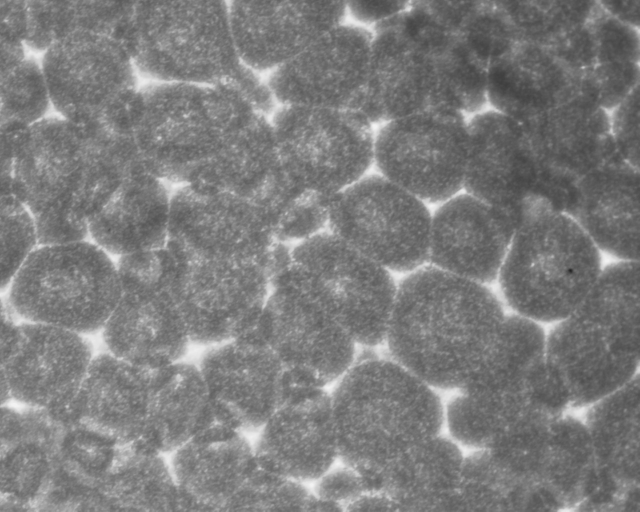
#> input picture gitassets/frame1.png, 1280 x 1024 px, found by its file name (shown at 1/2 size)
$ jupyter execute region_growing.ipynb
#> lines starting #> are read from the running program, lines starting #| are printed output that depends on the picture
### Ellipse Detection (Custom Method)
Inspired by Random Seeding Algorithm

Import Image, Downsize Image:

[cell 1]
import cv2 as cv
import matplotlib.pyplot as plt
import numpy as np
import os
import matplotlib.image as mpimg

[cell 2]
from early_analysis import *

[cell 3]
source_dir = "/Users/johnmays/Documents/Wirth Lab/convection-cell-research/data/LCB6mil90deg0_frames"
os.chdir(source_dir)
frame1 = mpimg.imread('frame1.png')
#> frame1 is the input picture: shape (1024, 1280, 3) float32; min 0.133, max 0.953, mean 0.489
frame1 = frame1[...,0] # convert to 1D grayscale
#> frame1: shape (1024, 1280) float32
height, width = np.shape(frame1)
#> height = 1024; width = 1280
downsized_frame1 = cv.resize(frame1, (int(width/4), int(height/4)), cv.INTER_AREA)
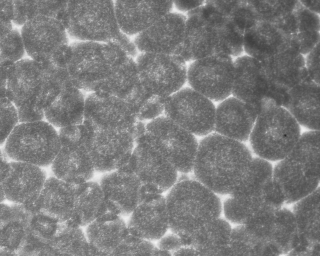
#> downsized_frame1: shape (256, 320) float32; min 0.152, max 0.953, mean 0.489
plt.imshow(downsized_frame1, cmap='Greys_r')
plt.colorbar();
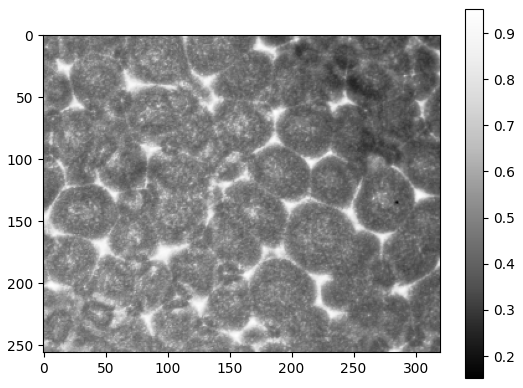
#> figure drawn by matplotlib, 2 panels

##### Algorithm:
Steps:
1. Set max radius and min radius parameters
2. Have a function that scans pixels of a desired radius
3. Give padding of max radius to image
4. For every pixel in image, track mean intensity per pixel within ring (count up w/ radii) -> take |maximum shift| over |mean shift| and that is the intensity (representative of likelihood for particle centroid) for selected pixel in image
6. Normalize intensity values
7. Process to highlight local maxima

[cell 4]
max_radius = 25
min_radius = 5

[cell 5]
# I want a function that pre-generates the (x,y) list of xy lists for circles and then one that checks using those lists

[cell 6]
def generaterastercirclecoords(radius):
    coordinate_pairs = []
    x = radius
    y = 0
    P = 1-radius
    coordinate_pairs.append((x,y))
    coordinate_pairs.append((-x,y))
    coordinate_pairs.append((-x,-y))
    coordinate_pairs.append((x,-y))
    coordinate_pairs.append((y,x))
    coordinate_pairs.append((y,-x))
    coordinate_pairs.append((-y,-x))
    coordinate_pairs.append((-y,x))
    while x > y:
        y += 1
        if P <= 0:
            P = P + 2*y + 1
        else:
            x -= 1
            P = P + 2*y -2*x + 1
        coordinate_pairs.append((x,y))
        coordinate_pairs.append((-x,y))
        coordinate_pairs.append((-x,-y))
        coordinate_pairs.append((x,-y))
        coordinate_pairs.append((y,x))
        coordinate_pairs.append((y,-x))
        coordinate_pairs.append((-y,-x))
        coordinate_pairs.append((-y,x))
    return list(set(coordinate_pairs))

[cell 7]
# okay, now I want to make a coordinate set for all radii:
radii = list(range(min_radius, max_radius+1))
circle_coordinates = []
for radius in radii:
    circle_coordinates.append(generaterastercirclecoords(radius))

[cell 8]
# proving that it works
plt.figure(figsize=(4,4))
plt.scatter(*zip(*circle_coordinates[19]), marker="s")
plt.title(radii[19])
plt.show()
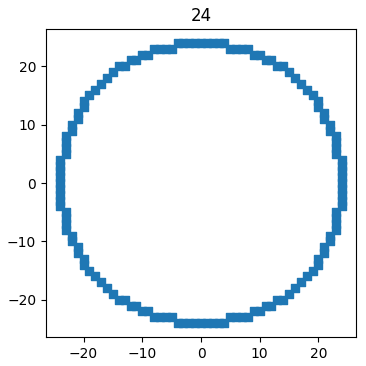
#> figure drawn by matplotlib, 1 panel

[cell 9]
# now, I want a function obtains a relationship between the average intensity over radii
def getradialintensityfunction(image, center): #radii, circle_coordinates
    intensities = np.zeros(len(radii))
    for i in range(len(radii)):
        sum_intensities = 0
        for coordinate in circle_coordinates[i]:
            sum_intensities += image[center[0]+coordinate[0], center[1]+coordinate[1]]
        intensities[i] = sum_intensities/len(circle_coordinates[i]) # (average per pixel)
    return intensities

[cell 10]
# pick a coordinate:
test_coordinate = (104, 88)
fig, axs = plt.subplots()
plt.imshow(downsized_frame1, cmap='Greys_r')
plt.scatter([test_coordinate[0]], [test_coordinate[1]]);
axs.add_patch(plt.Circle(test_coordinate, max_radius, color='tab:blue', alpha=0.3));
plt.title("Image with test coordinate and radial area covered")
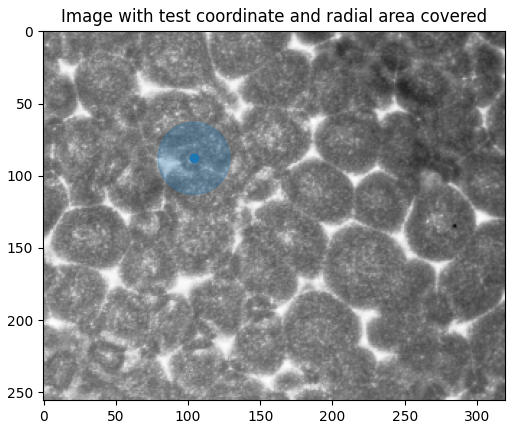
#> figure drawn by matplotlib, 1 panel

[cell 11]
intensities = getradialintensityfunction(downsized_frame1, test_coordinate)
#> after the loop in getradialintensityfunction, `for i in range(len(radii)):`: intensities = 21 values, max 0.554 at index 8, min 0.479 at index 0, mean 0.512

[cell 12]
len(radii)

[cell 13]
len(intensities)
#> Out = 21

[cell 14]
plt.plot(radii, intensities)
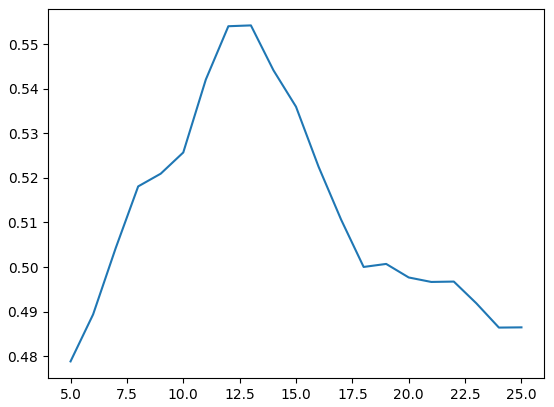
#> figure drawn by matplotlib, 1 panel; curve peaks at x = 13, y = 0.554

This is promising; I was hoping to see a big local maxima in the center.

A quick way to get that maxima in the center would be to only accept maxima with a lower value on each side.  Probably not foolproof though; I may have to cut data out and then do that.

[cell 15]
def getintensitydifferences(intensities): # essentially a kind of discrete derivative
    intensity_differences = np.zeros(len(intensities)-1)
#> intensity_differences = 20 values from 0 to 0
    for i in range(len(intensity_differences)):
        intensity_differences[i] = intensities[i+1] - intensities[i]
#> this loop made 20 passes
#> after the loop, intensity_differences = 20 values, max 0.0163 at index 5, min -0.0134 at index 10, mean 0.000382
    return intensity_differences

[cell 16]
intensity_differences = getintensitydifferences(intensities)

[cell 17]
plt.plot(radii[1:], intensity_differences);
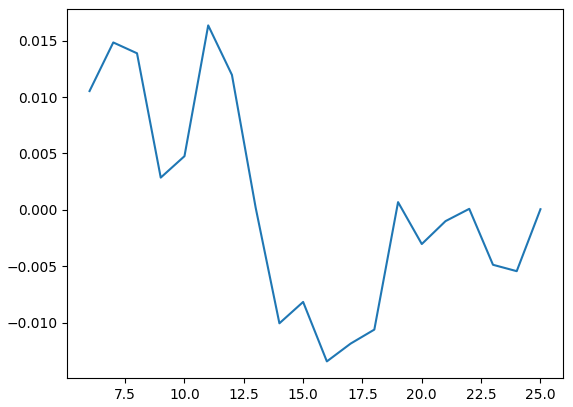
#> figure drawn by matplotlib, 1 panel; curve peaks at x = 11, y = 0.0163

Weird.  This one is not so clear.  But it does have an obvious maxima.

[cell 18]
plt.plot(radii[1:], np.abs(intensity_differences));
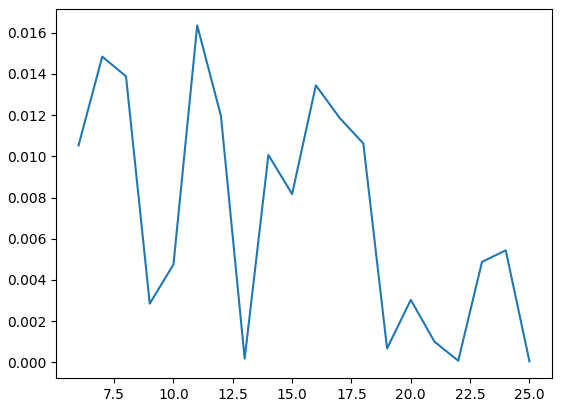
#> figure drawn by matplotlib, 1 panel; curve peaks at x = 11, y = 0.0163
